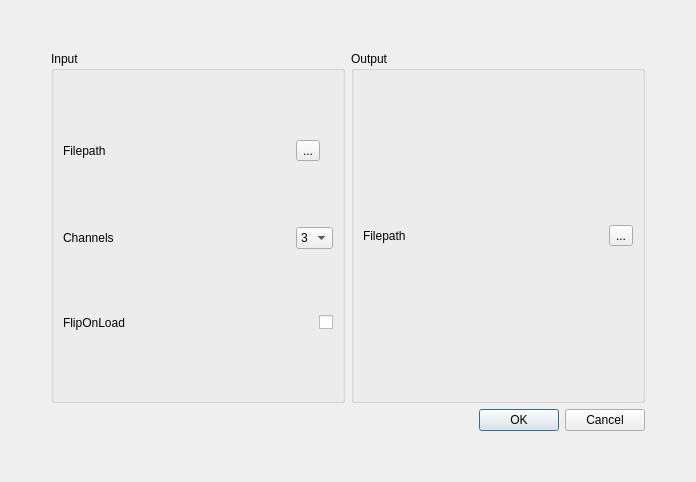
<?xml version="1.0" encoding="UTF-8"?>
<ui version="4.0">
 <class>ConvertWidget</class>
 <widget class="QWidget" name="ConvertWidget">
  <property name="geometry">
   <rect>
    <x>0</x>
    <y>0</y>
    <width>696</width>
    <height>482</height>
   </rect>
  </property>
  <property name="windowTitle">
   <string>ConvertMenu</string>
  </property>
  <layout class="QGridLayout" name="gridLayout">
   <item row="3" column="1">
    <widget class="QDialogButtonBox" name="ButtonBox">
     <property name="standardButtons">
      <set>QDialogButtonBox::Cancel|QDialogButtonBox::Ok</set>
     </property>
    </widget>
   </item>
   <item row="2" column="2">
    <spacer name="RightSpace">
     <property name="orientation">
      <enum>Qt::Horizontal</enum>
     </property>
     <property name="sizeType">
      <enum>QSizePolicy::Minimum</enum>
     </property>
     <property name="sizeHint" stdset="0">
      <size>
       <width>40</width>
       <height>20</height>
      </size>
     </property>
    </spacer>
   </item>
   <item row="2" column="1">
    <layout class="QHBoxLayout" name="BoxLayout">
     <item>
      <widget class="QGroupBox" name="InputBox">
       <property name="title">
        <string>Input</string>
       </property>
       <layout class="QGridLayout" name="gridLayout_2">
        <item row="1" column="0">
         <widget class="QLabel" name="InputChannelsLabel">
          <property name="text">
           <string>Channels</string>
          </property>
         </widget>
        </item>
        <item row="2" column="0">
         <widget class="QLabel" name="label">
          <property name="text">
           <string>FlipOnLoad</string>
          </property>
          <property name="buddy">
           <cstring>FlipOnLoadCheckbox</cstring>
          </property>
         </widget>
        </item>
        <item row="0" column="0">
         <widget class="QLabel" name="InputFilepathLabel">
          <property name="text">
           <string>Filepath</string>
          </property>
         </widget>
        </item>
        <item row="0" column="1">
         <widget class="QLabel" name="InputFilepathValue">
          <property name="text">
           <string/>
          </property>
         </widget>
        </item>
        <item row="2" column="2">
         <widget class="QCheckBox" name="FlipOnLoadCheckbox">
          <property name="layoutDirection">
           <enum>Qt::RightToLeft</enum>
          </property>
          <property name="text">
           <string/>
          </property>
         </widget>
        </item>
        <item row="1" column="2">
         <widget class="QComboBox" name="InputChannelBox">
          <item>
           <property name="text">
            <string>3</string>
           </property>
          </item>
          <item>
           <property name="text">
            <string>4</string>
           </property>
          </item>
         </widget>
        </item>
        <item row="0" column="2">
         <widget class="QToolButton" name="InputFilepathButton">
          <property name="layoutDirection">
           <enum>Qt::LeftToRight</enum>
          </property>
          <property name="text">
           <string>...</string>
          </property>
         </widget>
        </item>
       </layout>
      </widget>
     </item>
     <item>
      <widget class="QGroupBox" name="OutputBox">
       <property name="title">
        <string>Output</string>
       </property>
       <layout class="QGridLayout" name="gridLayout_3">
        <item row="0" column="1">
         <widget class="QLabel" name="OutputFilepathValue">
          <property name="text">
           <string/>
          </property>
         </widget>
        </item>
        <item row="0" column="2">
         <widget class="QToolButton" name="OutputFilepathButton">
          <property name="text">
           <string>...</string>
          </property>
         </widget>
        </item>
        <item row="0" column="0">
         <widget class="QLabel" name="OutputFilepathLabel">
          <property name="text">
           <string>Filepath</string>
          </property>
         </widget>
        </item>
       </layout>
      </widget>
     </item>
    </layout>
   </item>
   <item row="2" column="0">
    <spacer name="LeftSpace">
     <property name="orientation">
      <enum>Qt::Horizontal</enum>
     </property>
     <property name="sizeType">
      <enum>QSizePolicy::Minimum</enum>
     </property>
     <property name="sizeHint" stdset="0">
      <size>
       <width>40</width>
       <height>20</height>
      </size>
     </property>
    </spacer>
   </item>
   <item row="4" column="1">
    <spacer name="BottomSpace">
     <property name="orientation">
      <enum>Qt::Vertical</enum>
     </property>
     <property name="sizeType">
      <enum>QSizePolicy::Minimum</enum>
     </property>
     <property name="sizeHint" stdset="0">
      <size>
       <width>20</width>
       <height>40</height>
      </size>
     </property>
    </spacer>
   </item>
   <item row="0" column="1">
    <spacer name="TopSpace">
     <property name="orientation">
      <enum>Qt::Vertical</enum>
     </property>
     <property name="sizeType">
      <enum>QSizePolicy::Minimum</enum>
     </property>
     <property name="sizeHint" stdset="0">
      <size>
       <width>20</width>
       <height>40</height>
      </size>
     </property>
    </spacer>
   </item>
  </layout>
 </widget>
 <tabstops>
  <tabstop>InputFilepathButton</tabstop>
  <tabstop>InputChannelBox</tabstop>
  <tabstop>FlipOnLoadCheckbox</tabstop>
  <tabstop>OutputFilepathButton</tabstop>
 </tabstops>
 <resources/>
 <connections/>
</ui>
